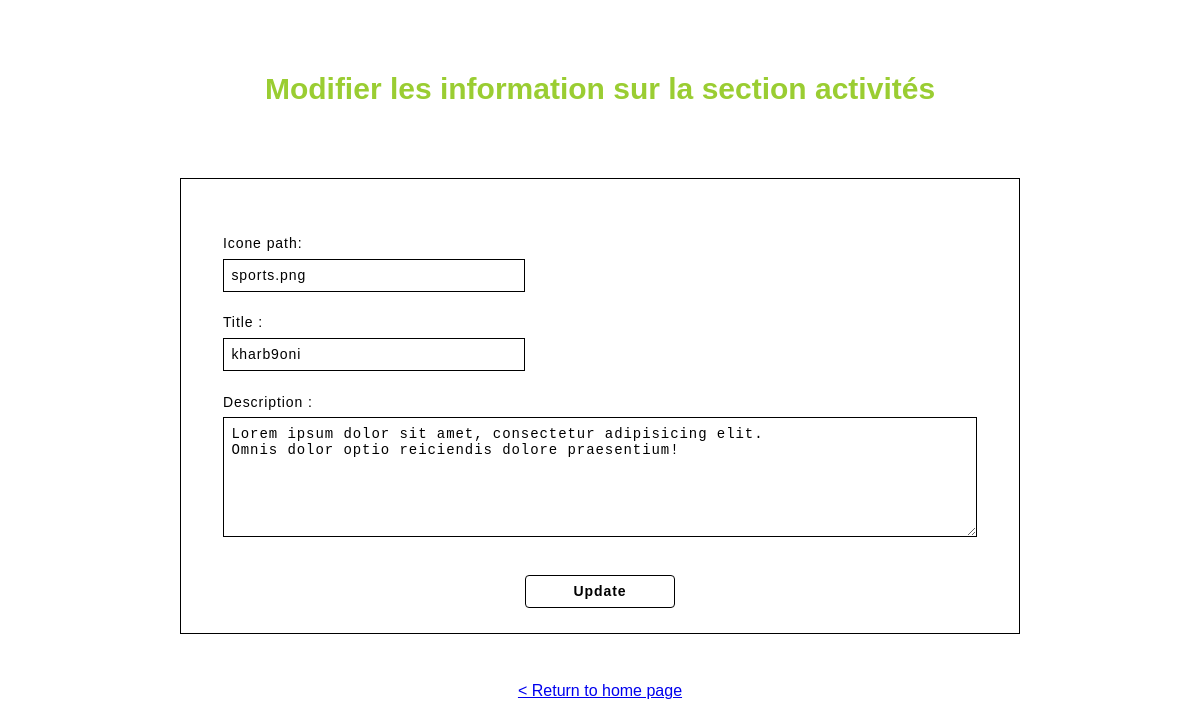
Page /login/admin/update.php?id=8 on the committed database.
### tables this page shows
CREATE TABLE `activity` (
  `act_id` int(11) NOT NULL,
  `spa_id` int(11) NOT NULL,
  `act_icone` text NOT NULL,
  `act_title` varchar(40) NOT NULL,
  `act_desc` text NOT NULL
);

### login/admin/update.php (the view, shortened to what this page needs)
<?php
include '../../config.php';
$id=$_GET['id'];
$sql = 'SELECT * FROM activity WHERE act_id=:id';
$stmt = $db->prepare($sql);
$stmt->execute([':id' => $id]);
$info = $stmt->fetch(PDO::FETCH_OBJ);
?>
<!DOCTYPE html>
<html lang="en">
<head>
    <link rel="stylesheet" href="../../css/style.min.css">
    <link rel="stylesheet" href="../../css/supadmin.css">
    <link rel="stylesheet" href="../../css/style.css">
</head>
<body>
<div class="sectionActivity">
        <h2 class="sectionActivity__titleTop">Modifier les information sur la section activités </h2>
            <div class="formActivity">
                <form class="activityForm" action="" method="POST">
                    <label for="" class="activityForm__labelName"> Icone path:</label>
                    <input type="text" class="activityForm__proTitle" name="icone" value="<?= $info->act_icone; ?>">
                    <label for="" class="activityForm__labelName"> Title :</label>
                    <input type="text" class="activityForm__proTitle" name="title" value="<?= $info->act_title; ?>" >
                    <label for="" class="activityForm__labelName">Description :</label>
                    <textarea class="activityForm__description" name="descrip"><?= $info->act_desc; ?></textarea>
                    <input class="activityForm__sendBtn" type="submit" value="Update" name="Modifier" onclick="return confirm('Are you sure you want to update this entry?')">
                </form>
            </div>
            <div class="returnPage"><a href="./homepage.php">< Return to home page</a></div>
</div>
</body>
</html>

### css/supadmin.css (style rules this page uses)
.sectionActivity { width: 100%; padding-bottom: 2%; }
.sectionActivity__titleTop { margin-top: 6%; text-align: center; color: yellowgreen; }
@media screen and (min-width: 800px) and (max-width: 1300px) { .sectionActivity__titleTop { font-size: 2.5vw; } }
.formActivity { width: 50%; height: 30vw; margin: 4% auto; border: 1px solid black; margin-bottom: 4%; font-size: .9vw; }
@media screen and (min-width: 1000px) and (max-width: 1300px) { .formActivity { width: 70%; height: 38vw; } }
.activityForm { width: 90%; margin: auto; display: flex; flex-direction: column; padding-top: 4%; }
.activityForm__labelName { display: flex; flex-direction: column; margin: 3% 0% 1% 0%; font-size: 14px; letter-spacing: .7pt; }
.activityForm__proTitle { width: 40%; padding: 1%; border: 1px solid black; font-size: 14px; background: none; letter-spacing: .7pt; }
.activityForm__description { height: 10vw; padding: 1%; border: 1px solid black; font-size: 14px; background: none; letter-spacing: .7pt; }
.activityForm__sendBtn { width: 20%; margin: 5% auto; padding: 1%; border-radius: 4px; font-size: 14px; font-weight: 600; background: none; border: 1px solid black; cursor: pointer; letter-spacing: .7pt; }
.returnPage { width: 100%; text-align: center; }

### rows in the picture
activity: icone "sports.png", title "kharb9oni", descrip "Lorem ipsum dolor sit amet, consectetur adipisicing elit. Omnis dolor optio reiciendis dolore praesentium!"
